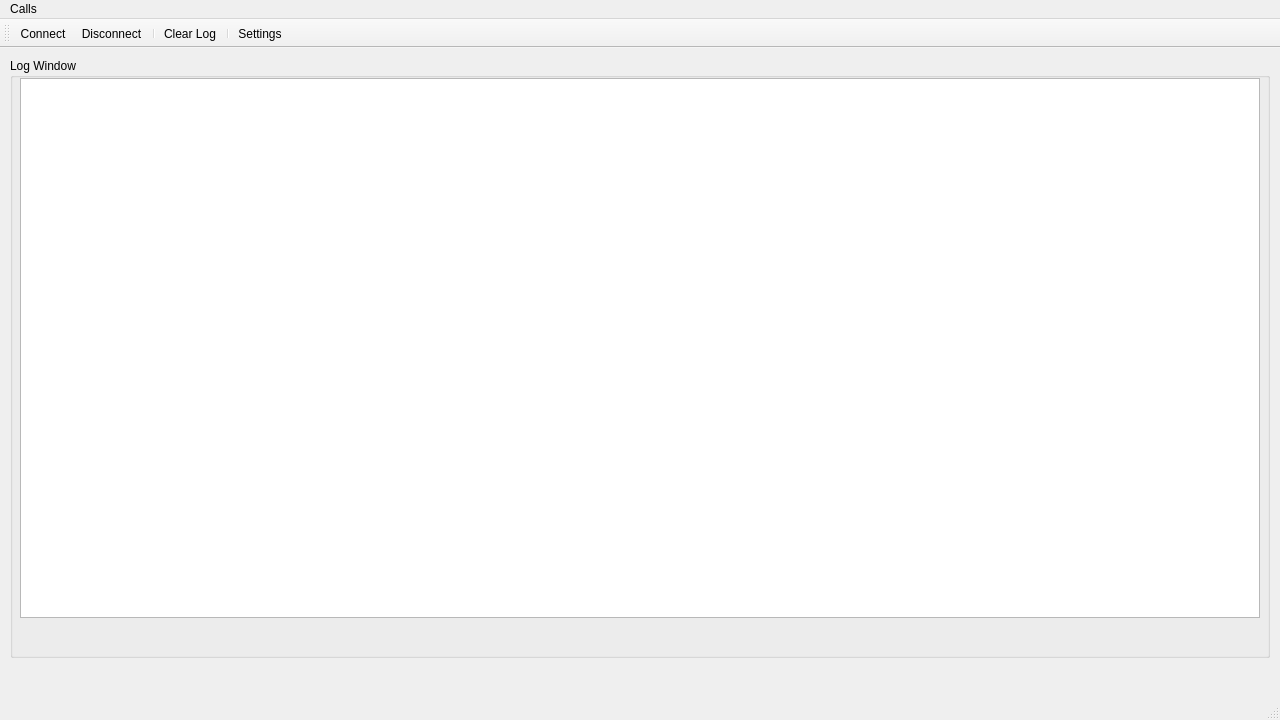
<?xml version="1.0" encoding="UTF-8"?>
<ui version="4.0">
 <class>CannabusControl</class>
 <widget class="QMainWindow" name="CannabusControl">
  <property name="geometry">
   <rect>
    <x>0</x>
    <y>0</y>
    <width>1280</width>
    <height>720</height>
   </rect>
  </property>
  <property name="windowTitle">
   <string>CannabusControl</string>
  </property>
  <widget class="QWidget" name="centralWidget">
   <widget class="QGroupBox" name="receivedMessagesBox">
    <property name="geometry">
     <rect>
      <x>10</x>
      <y>10</y>
      <width>1260</width>
      <height>600</height>
     </rect>
    </property>
    <property name="title">
     <string>Log Window</string>
    </property>
    <widget class="LogWindow" name="receivedMessagesLogWindow">
     <property name="geometry">
      <rect>
       <x>10</x>
       <y>20</y>
       <width>1240</width>
       <height>540</height>
      </rect>
     </property>
     <property name="font">
      <font>
       <family>Courier New</family>
       <pointsize>8</pointsize>
      </font>
     </property>
    </widget>
    <widget class="QLabel" name="busStatus">
     <property name="geometry">
      <rect>
       <x>10</x>
       <y>570</y>
       <width>1240</width>
       <height>20</height>
      </rect>
     </property>
     <property name="text">
      <string/>
     </property>
    </widget>
   </widget>
  </widget>
  <widget class="QMenuBar" name="menuBar">
   <property name="geometry">
    <rect>
     <x>0</x>
     <y>0</y>
     <width>1280</width>
     <height>26</height>
    </rect>
   </property>
   <widget class="QMenu" name="menuCalls">
    <property name="title">
     <string>Calls</string>
    </property>
    <addaction name="actionConnect"/>
    <addaction name="actionDisconnect"/>
    <addaction name="separator"/>
    <addaction name="actionClearLog"/>
    <addaction name="separator"/>
    <addaction name="actionSettings"/>
    <addaction name="separator"/>
    <addaction name="actionQuit"/>
   </widget>
   <addaction name="menuCalls"/>
  </widget>
  <widget class="QStatusBar" name="statusBar"/>
  <widget class="QToolBar" name="toolBar">
   <property name="windowTitle">
    <string>toolBar</string>
   </property>
   <attribute name="toolBarArea">
    <enum>TopToolBarArea</enum>
   </attribute>
   <attribute name="toolBarBreak">
    <bool>false</bool>
   </attribute>
   <addaction name="actionConnect"/>
   <addaction name="actionDisconnect"/>
   <addaction name="separator"/>
   <addaction name="actionClearLog"/>
   <addaction name="separator"/>
   <addaction name="actionSettings"/>
  </widget>
  <action name="actionConnect">
   <property name="icon">
    <iconset resource="../images/cannabus_control.qrc">
     <normaloff>:/connect.png</normaloff>:/connect.png</iconset>
   </property>
   <property name="text">
    <string>Connect</string>
   </property>
   <property name="toolTip">
    <string>Connect to the CAN Device</string>
   </property>
  </action>
  <action name="actionDisconnect">
   <property name="icon">
    <iconset resource="../images/cannabus_control.qrc">
     <normaloff>:/disconnect.png</normaloff>:/disconnect.png</iconset>
   </property>
   <property name="text">
    <string>Disconnect</string>
   </property>
   <property name="toolTip">
    <string>Disconnect from the CAN Device</string>
   </property>
  </action>
  <action name="actionClearLog">
   <property name="icon">
    <iconset resource="../images/cannabus_control.qrc">
     <normaloff>:/clear.png</normaloff>:/clear.png</iconset>
   </property>
   <property name="text">
    <string>Clear Log</string>
   </property>
  </action>
  <action name="actionQuit">
   <property name="icon">
    <iconset resource="../images/cannabus_control.qrc">
     <normaloff>:/application-exit.png</normaloff>:/application-exit.png</iconset>
   </property>
   <property name="text">
    <string>Quit</string>
   </property>
  </action>
  <action name="actionSettings">
   <property name="icon">
    <iconset resource="../images/cannabus_control.qrc">
     <normaloff>:/settings.png</normaloff>:/settings.png</iconset>
   </property>
   <property name="text">
    <string>Settings</string>
   </property>
  </action>
 </widget>
 <customwidgets>
  <customwidget>
   <class>LogWindow</class>
   <extends>QTableWidget</extends>
   <header>src/main/log_window.h</header>
  </customwidget>
 </customwidgets>
 <resources>
  <include location="../images/cannabus_control.qrc"/>
 </resources>
 <connections/>
</ui>
